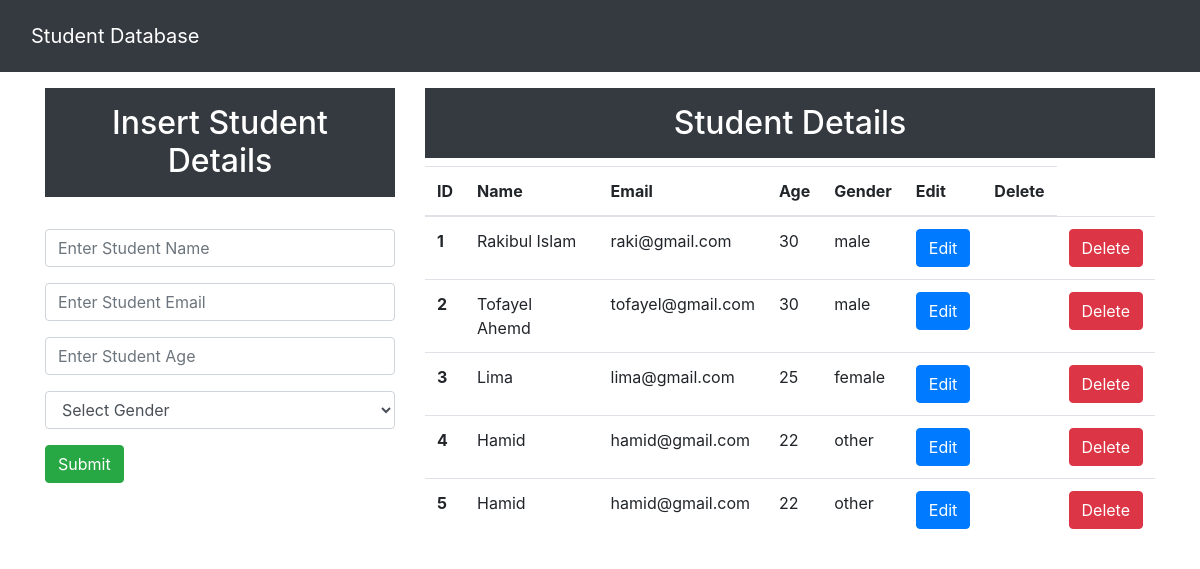
Before: / with the older database file.
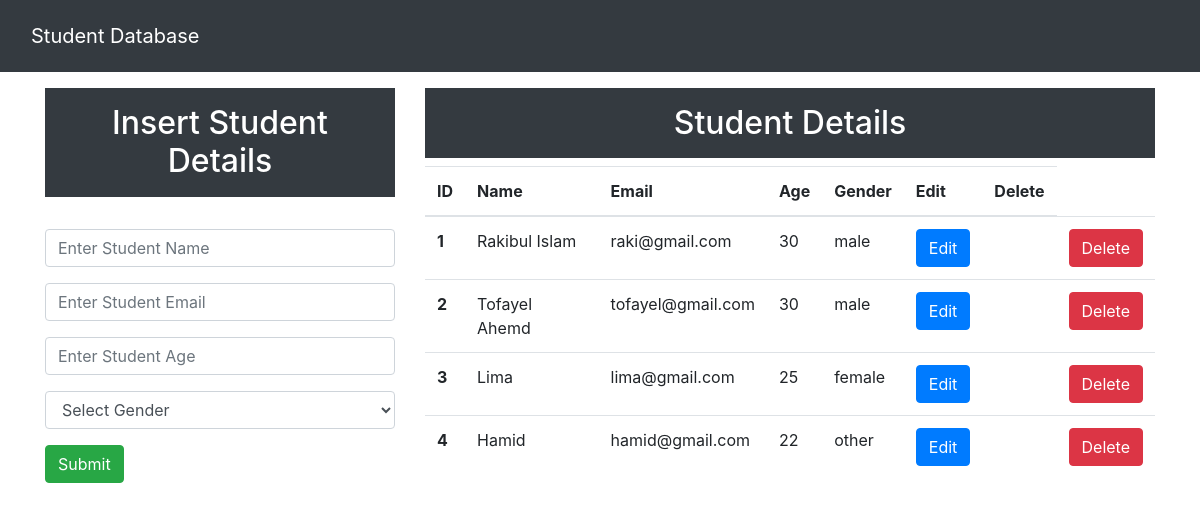
After: the same page with the newer database file.
### studentApp/models.py (models this page shows, shortened)
class StudentDataBase(models.Model):
    name = models.CharField(max_length=25, blank=False, null=False)
    email = models.EmailField()
    age = models.IntegerField()
    gender = models.CharField(max_length=25, blank=False, null=False)

### studentApp/views.py (the view)
# urls.py: path('', views.index, name='index'),
def index(request):
    student_data = StudentDataBase.objects.all()  # Retrieve all student records from the database
    context = {'student_data': student_data}  # Create a context dictionary and add the students data
    return render(request, 'index.html', context)  # Render the template with the context data

### templates/index.html (shortened to what this page needs)
<!doctype html>
<html lang="en">
<head>
    <link rel="stylesheet" href="https://cdn.jsdelivr.net/npm/bootstrap@4.6.2/dist/css/bootstrap.min.css"
>
</head>
<body>
<nav class="navbar navbar-dark bg-dark text-center p-3">
    <div class="container-fluid">
        <a class="navbar-brand" href="/">Student Database</a>
    </div>
</nav>
<div class="container mt-3">
    <div class="row">
        <div class="col-md-4">
            <h2 class="text-white bg-dark p-3 text-center">Insert Student Details</h2>
            <br>
            <form action="/insert" method="post">{% csrf_token %}
                <div class="form-group">
                    <input type="text" class="form-control" placeholder="Enter Student Name" name="name" required>
                </div>
                <div class="form-group">
                    <input type="email" class="form-control" placeholder="Enter Student Email" name="email" required>
                </div>
                <div class="form-group">
                    <input type="number" class="form-control" placeholder="Enter Student Age" name="age" required>
                </div>
                <div class="form-group">
                    <select id="gender" class="form-control" name="gender" required>
                        <option selected>Select Gender</option>
                    </select>
                </div>
                <div class="d-grid gap-2">
                    <button class="btn btn-success" type="submit">Submit</button>
                </div>
            </form>
        </div>
        <br>
        <div class="col-md-8">
            <h2 class="text-white bg-dark p-3 text-center"> Student Details</h2>
            <table class="table">
                <thead>
                <tr>
                    <th scope="col">ID</th>
                    <th scope="col">Name</th>
                    <th scope="col">Email</th>
                    <th scope="col">Age</th>
                    <th scope="col">Gender</th>
                    <th scope="col">Edit</th>
                    <th scope="col">Delete</th>
                </tr>
                </thead>
                <tbody>
                {% for d in student_data %}
                <tr>
                    <th scope="row">{{d.id}}</th>
                    <td>{{d.name}}</td>
                    <td>{{d.email}}</td>
                    <td>{{d.age}}</td>
                    <td>{{d.gender}}</td>
                    <td><a type="button" href="/update/{{d.id}}" class="btn btn-primary">Edit</a></td>
                    <td><td><a type="button" href="/delete/{{d.id}}" class="btn btn-danger">Delete</a></td></td>
                </tr>
                {% endfor %}
                </tbody>
            </table>
        </div>
    </div>
</div>
</body>
</html>

Changed rows visible on the page:
removed StudentDataBase: id "5", name "Hamid", email "hamid@gmail.com", age "22", gender "other"
